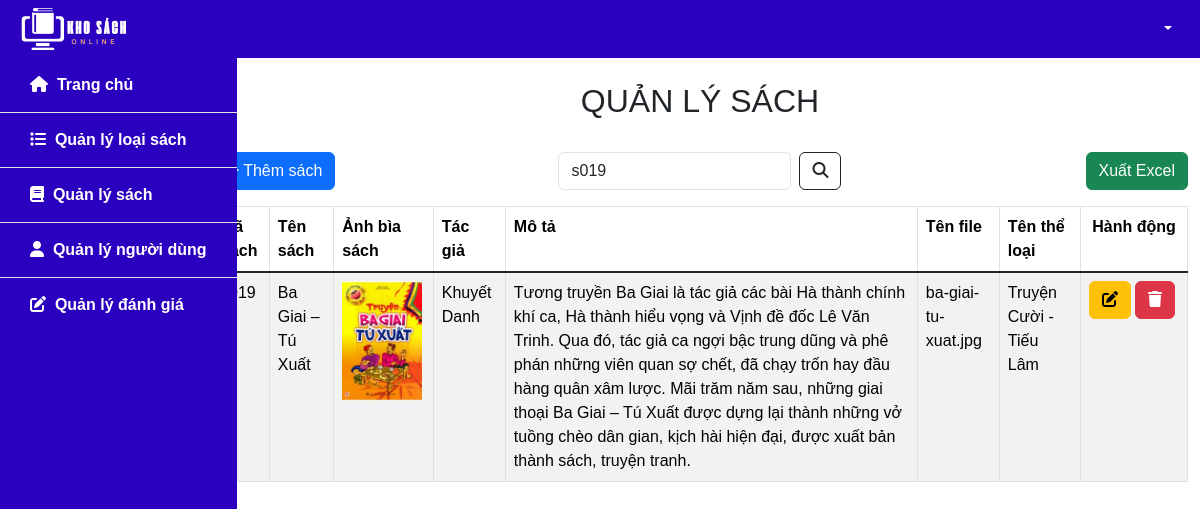
Before: /manage_book.php?keyword=s019 with the older database file.
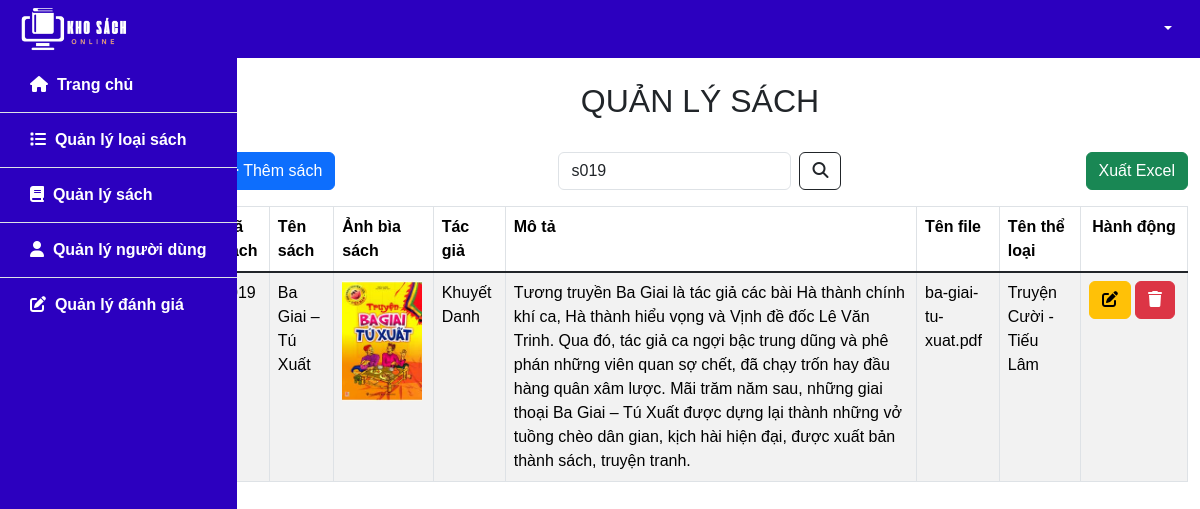
After: the same page with the newer database file.
### tables this page shows
CREATE TABLE `book` (
  `id_book` varchar(10) NOT NULL,
  `name_book` varchar(100) NOT NULL,
  `author` varchar(50) DEFAULT NULL,
  `describe_book` varchar(1000) DEFAULT NULL,
  `image_book` varchar(200) NOT NULL,
  `file_book` varchar(200) NOT NULL,
  `id_genre` varchar(10) NOT NULL
);

CREATE TABLE `genre` (
  `id_genre` varchar(10) NOT NULL,
  `name_genre` varchar(100) NOT NULL
);

### src/functions.php (called while the page is built, shortened)
<?php
function html_escape(string|null $text): string
{
    return htmlspecialchars($text ?? '', ENT_QUOTES, 'UTF-8', false);
}

### public/manage_book.php (the view, shortened to what the changed rows need)
<?php
require_once __DIR__ . '/../src/connect.php';
if ($_SERVER['REQUEST_METHOD'] === 'GET' && isset($_GET['keyword'])) {
    $keyword = $_GET['keyword'];
    $sql = "SELECT b.id_book, b.name_book, b.image_book, b.author, b.describe_book, b.file_book, g.name_genre
            FROM book b
            JOIN genre g
            ON b.id_genre = g.id_genre
            WHERE name_book LIKE concat('%', ? '%')
            OR id_book LIKE ?";
    $stmt = $pdo->prepare($sql);
    $stmt->execute([$keyword, $keyword]);
}
$rows = $stmt->fetchAll(PDO::FETCH_ASSOC);
include_once __DIR__. '/../src/partials/header_ad.php'
?>
<div class="container-fluid flex-grow-1">
    <div class="row">
        <div class="col-10">
            <div class="row justify-content-center m-4">
                <h2 class="text-center">QUẢN LÝ SÁCH</h2>
            </div>
            <div class="row my-3">
                <div class="col">
                    <table class="table table-bordered table-striped">
                        <thead>
                            <tr>
                                <th class="align-content-start">Mã sách</th>
                                <th class="align-content-start">Tên sách</th>
                                <th class="align-content-start">Ảnh bìa sách</th>
                                <th class="align-content-start">Tác giả</th>
                                <th class="align-content-start">Mô tả</th>
                                <th class="align-content-start">Tên file</th>
                                <th class="align-content-start">Tên thể loại</th>
                                <th class="text-center align-content-start">Hành động</th>
                            </tr>
                        </thead>
                        <tbody class="table-group-divider">
                            <?php foreach ($rows as $row) : ?>
                            <tr>
                                <td><?= html_escape($row['id_book']) ?></td>
                                <td><?= html_escape($row['name_book']) ?></td>
                                <td><img width="80px" height="120px" src="<?= $row['image_book'] ?>"
                                        alt="<?= $row['name_book']?>"></td>
                                <td><?= html_escape($row['author']) ?></td>
                                <td><?= html_escape($row['describe_book']) ?></td>
                                <td><?= basename(html_escape($row['file_book'])) ?></td>
                                <td><?= html_escape($row['name_genre']) ?></td>
                                <td>
                                    <div class="d-flex justify-content-center">
                                        <a href="<?= 'edit_book.php?id_book=' . $row['id_book'] ?>"
                                            class="btn btn-xs btn-warning">
                                            <i class="fa-solid fa-pen-to-square"></i></a>
                                        <form class="form-inline mx-1" action="/delete_book.php" method="POST">
                                            <button id="delete-book-btn" type="button"
                                                class="btn btn-xs btn-danger  delete-book-btn" data-toggle="modal"
                                                name="delete-book" data-target="#delete-confirm">
                                                <i class="fa-solid fa-trash"></i>
                                            </button>
                                        </form>
                                    </div>
                                </td>
                            </tr>
                            <?php endforeach ?>
                        </tbody>
                    </table>
                </div>
            </div>
        </div>
    </div>
</div>
<?php
include_once __DIR__. '/../src/partials/footer_ad.php'
?>

Changed rows visible on the page:
changed book "Ba Giai – Tú Xuất": file_book "ba-giai-tu-xuat.jpg" → "ba-giai-tu-xuat.pdf"
